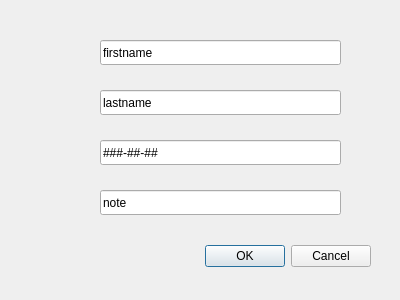
<?xml version="1.0" encoding="UTF-8"?>
<ui version="4.0">
 <class>Dialog</class>
 <widget class="QDialog" name="Dialog">
  <property name="geometry">
   <rect>
    <x>0</x>
    <y>0</y>
    <width>400</width>
    <height>300</height>
   </rect>
  </property>
  <property name="windowTitle">
   <string>Dialog</string>
  </property>
  <widget class="QDialogButtonBox" name="buttonBox">
   <property name="geometry">
    <rect>
     <x>30</x>
     <y>240</y>
     <width>341</width>
     <height>32</height>
    </rect>
   </property>
   <property name="orientation">
    <enum>Qt::Horizontal</enum>
   </property>
   <property name="standardButtons">
    <set>QDialogButtonBox::Cancel|QDialogButtonBox::Ok</set>
   </property>
  </widget>
  <widget class="QLineEdit" name="lineEditFirstName">
   <property name="geometry">
    <rect>
     <x>100</x>
     <y>40</y>
     <width>241</width>
     <height>25</height>
    </rect>
   </property>
   <property name="text">
    <string>firstname</string>
   </property>
  </widget>
  <widget class="QLineEdit" name="lineEditLastName">
   <property name="geometry">
    <rect>
     <x>100</x>
     <y>90</y>
     <width>241</width>
     <height>25</height>
    </rect>
   </property>
   <property name="text">
    <string>lastname</string>
   </property>
  </widget>
  <widget class="QLineEdit" name="lineEditPhone">
   <property name="geometry">
    <rect>
     <x>100</x>
     <y>140</y>
     <width>241</width>
     <height>25</height>
    </rect>
   </property>
   <property name="text">
    <string>###-##-##</string>
   </property>
  </widget>
  <widget class="QLineEdit" name="lineEditNote">
   <property name="geometry">
    <rect>
     <x>100</x>
     <y>190</y>
     <width>241</width>
     <height>25</height>
    </rect>
   </property>
   <property name="text">
    <string>note</string>
   </property>
  </widget>
 </widget>
 <resources/>
 <connections>
  <connection>
   <sender>buttonBox</sender>
   <signal>accepted()</signal>
   <receiver>Dialog</receiver>
   <slot>accept()</slot>
   <hints>
    <hint type="sourcelabel">
     <x>248</x>
     <y>254</y>
    </hint>
    <hint type="destinationlabel">
     <x>157</x>
     <y>274</y>
    </hint>
   </hints>
  </connection>
  <connection>
   <sender>buttonBox</sender>
   <signal>rejected()</signal>
   <receiver>Dialog</receiver>
   <slot>reject()</slot>
   <hints>
    <hint type="sourcelabel">
     <x>316</x>
     <y>260</y>
    </hint>
    <hint type="destinationlabel">
     <x>286</x>
     <y>274</y>
    </hint>
   </hints>
  </connection>
 </connections>
</ui>
